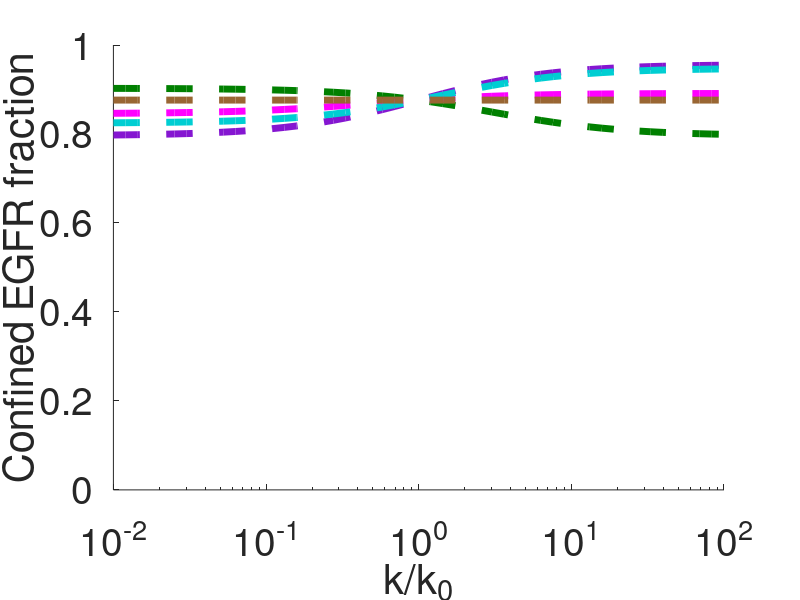

Here is the MATLAB script that generated this plot:
close all;
clear all;
clc;

% Confinement figure 1, panel 3
%--------------------------------------------%

% define the Localized model equations
R_func = @(kp,kbi,kT,kL,kT_neg,kLT,kL_neg,kc,kc_neg,ki) kp ./(kbi + kT + kL - ((kT_neg.*kT)./(kT_neg+kLT)) + ((kL_neg .*(((kLT.*kT) ./ (kT_neg+kLT)) +kL) ./ (((kc.*kc_neg) ./ (kc_neg+ki)) -kL_neg - kc))));
T_func = @(R,kT,kT_neg,kLT) (kT.*R) ./ (kT_neg+kLT);
RL_func = @(R,kT,kT_neg, kLT,kL,kL_neg,ki,kc,kc_neg) -R.*(((kLT.*kT) ./ (kT_neg+kLT)) +kL)./ (((kc.*kc_neg) ./ (kc_neg+ki)) -kL_neg - kc);
Rc_func = @(kc,kc_neg,ki,RL) (kc.*RL) ./(kc_neg+ki);

clear kp kT kT_neg kc kc_neg ki kLT kL_neg kbi kL;

kp = 1;
kT = (1/30)*12;
kT_neg = 0.12/10; 
kc =  0.1;
kc_neg = 0.05;  
ki = 0.05;
kLT = logspace(-5,1,50); 
kL_neg = 0.05; 
kbi = 1*(3*10^-4); 
kL = 0.1*kLT;

kT0 = kT;
kT_neg0 = kT_neg;
kc0 = kc;
kc_neg0 = kc_neg;
ki0 = ki;
kL_neg0 = kL_neg;
kbi0 = kbi;


figure(1)

clear kLT kL;

kLT = 0.01;
kL = 0.1*kLT;

% clear kT
% kT = kT0*logspace(-2,2,51);
% 
% R = R_func(kp,kbi,kT,kL,kT_neg,kLT,kL_neg,kc,kc_neg,ki);
% T = T_func(R,kT,kT_neg,kLT);
% RL = RL_func(R,kT,kT_neg, kLT,kL,kL_neg,ki,kc,kc_neg);
% Rc = Rc_func(kc,kc_neg,ki,RL);
% 
% semilogx(kT/kT0,(T+Rc)./(R+T+RL+Rc),'--','color',[1 0.5 0],'linewidth',5);
% hold on
% 
% clear kT
% kT = kT0;
% 
% %
% 
% clear kT_neg
% kT_neg = kT_neg0*logspace(-2,2,51);
% R = R_func(kp,kbi,kT,kL,kT_neg,kLT,kL_neg,kc,kc_neg,ki);
% T = T_func(R,kT,kT_neg,kLT);
% RL = RL_func(R,kT,kT_neg, kLT,kL,kL_neg,ki,kc,kc_neg);
% Rc = Rc_func(kc,kc_neg,ki,RL);
% 
% semilogx(kT_neg/kT_neg0,(T+Rc)./(R+T+RL+Rc),'--','color',[0.5 0.5 0.5],'linewidth',5);
% 
% clear kT_neg
% kT_neg = kT_neg0;



clear kc
kc = kc0*logspace(-2,2,51);
R = R_func(kp,kbi,kT,kL,kT_neg,kLT,kL_neg,kc,kc_neg,ki);
T = T_func(R,kT,kT_neg,kLT);
RL = RL_func(R,kT,kT_neg, kLT,kL,kL_neg,ki,kc,kc_neg);
Rc = Rc_func(kc,kc_neg,ki,RL);

semilogx(kc/kc0,(T+Rc)./(R+T+RL+Rc),'--','color',[0.5210 0.0860 0.8190],'linewidth',5);
hold on

clear kc
kc = kc0;

%

clear kc_neg
kc_neg = kc_neg0*logspace(-2,2,51);
R = R_func(kp,kbi,kT,kL,kT_neg,kLT,kL_neg,kc,kc_neg,ki);
T = T_func(R,kT,kT_neg,kLT);
RL = RL_func(R,kT,kT_neg, kLT,kL,kL_neg,ki,kc,kc_neg);
Rc = Rc_func(kc,kc_neg,ki,RL);

semilogx(kc_neg/kc_neg0,(T+Rc)./(R+T+RL+Rc),'--','color',[0 0.5 0.],'linewidth',5);

clear kc_neg
kc_neg = kc_neg0;

%

clear ki
ki = ki0*logspace(-2,2,51);
R = R_func(kp,kbi,kT,kL,kT_neg,kLT,kL_neg,kc,kc_neg,ki);
T = T_func(R,kT,kT_neg,kLT);
RL = RL_func(R,kT,kT_neg, kLT,kL,kL_neg,ki,kc,kc_neg);
Rc = Rc_func(kc,kc_neg,ki,RL);

semilogx(ki/ki0,(T+Rc)./(R+T+RL+Rc),'m--','linewidth',5);

clear ki
ki = ki0;

%

clear kL_neg
kL_neg = kL_neg0*logspace(-2,2,51);
R = R_func(kp,kbi,kT,kL,kT_neg,kLT,kL_neg,kc,kc_neg,ki);
T = T_func(R,kT,kT_neg,kLT);
RL = RL_func(R,kT,kT_neg, kLT,kL,kL_neg,ki,kc,kc_neg);
Rc = Rc_func(kc,kc_neg,ki,RL);

semilogx(kL_neg/kL_neg0,(T+Rc)./(R+T+RL+Rc),'--','color',[0, 0.8078, 0.8235],'linewidth',5);

clear kL_neg
kL_neg = kL_neg0;

%

clear kbi
kbi = kbi0*logspace(-2,2,51);
R = R_func(kp,kbi,kT,kL,kT_neg,kLT,kL_neg,kc,kc_neg,ki);
T = T_func(R,kT,kT_neg,kLT);
RL = RL_func(R,kT,kT_neg, kLT,kL,kL_neg,ki,kc,kc_neg);
Rc = Rc_func(kc,kc_neg,ki,RL);

semilogx(kbi/kbi0,(T+Rc)./(R+T+RL+Rc),'--','color',[0.6 0.4 0.2],'linewidth',5);

clear kbi
kbi = kbi0;

set(gca','fontsize',28)
xlabel('k/k_0','FontSize',30);
ylabel('Confined EGFR fraction','FontSize',30);
set(gcf,'Color','white')
axis tight
ylim([0 1])
xticks([10^-2 10^-1 10^0 10^1 10^2])

%legend('k_{+T}','k_{-T}','k_{+c}','k_{-c}',...
%    'k_{i}','k_{-L}','k_{bi}',orientation = 'horizontal',Fontsize = 16,location = 'north');

%legend('boxoff') 
box off

% Plot colours
% Default uniform params will be blue and default localized will be red
% kT = Orange [1 0.5 0]
% kT_neg = gray [0.5 0.5 0.5]
% kc = purple [0.5210 0.0860 0.8190]
% kc_neg = green [0 0.5 0] 
% kL_neg = cyan [0, 0.8078, 0.8235]
% ki = magenta
% kbi = brown



% Make additional text for legend
%annotation('textbox', [0.205 0.5 0.15 0.05], 'String', 'k_{+T}', 'Color',[1 0.5 0],...
%           'LineStyle', 'none','FontSize', 30);

% Make additional text for legend
%annotation('textbox', [0.205 0.5 0.15 0.05], 'String', 'k_{-T}', 'Color',[0.5 0.5 0.5],...
%           'LineStyle', 'none','FontSize', 30);

% annotation('textbox', [0.205 0.5 0.15 0.05], 'String', 'k_{+c}', 'Color',[0.5210 0.0860 0.8190],...
%            'LineStyle', 'none','FontSize', 20);
% 
% % Make additional text for legend
% annotation('textbox', [0.205 0.5 0.15 0.05], 'String', 'k_{-c} = k_{+c0}', 'Color',[0 0.5 0],...
%            'LineStyle', 'none','FontSize', 20);
% 
% annotation('textbox', [0.205 0.5 0.15 0.05], 'String', 'k_{-L}', 'Color',[0, 0.8078, 0.8235],...
%            'LineStyle', 'none','FontSize', 20);
% 
% % Make additional text for legend
% annotation('textbox', [0.205 0.5 0.15 0.05], 'String', 'k_{i}', 'Color','m',...
%            'LineStyle', 'none','FontSize', 20);
% 
% annotation('textbox', [0.205 0.5 0.15 0.05], 'String', 'k_{bi}', 'Color',[0.6 0.4 0.2],...
%            'LineStyle', 'none','FontSize', 20);


% % Line 1 (solid)
% % Making line
% annotation('line', [0.15 0.2], [0.85 0.85], 'LineWidth', 3, 'Color', 'k');
% % Making text
% annotation('textbox', [0.205 0.825 0.15 0.05], 'String', 'Uniform model', ...
%            'LineStyle', 'none', 'VerticalAlignment', 'middle','FontSize', 20);

% Line 2 (dashed)
% Making line
%annotation('line', [0.15 0.2], [0.8 0.8], 'LineWidth', 3, 'LineStyle', '--', 'Color', 'k');
% Making text
%annotation('textbox', [0.205 0.775 0.15 0.05], 'String', 'Localized model', ...
%           'LineStyle', 'none', 'VerticalAlignment', 'middle','FontSize', 30);
